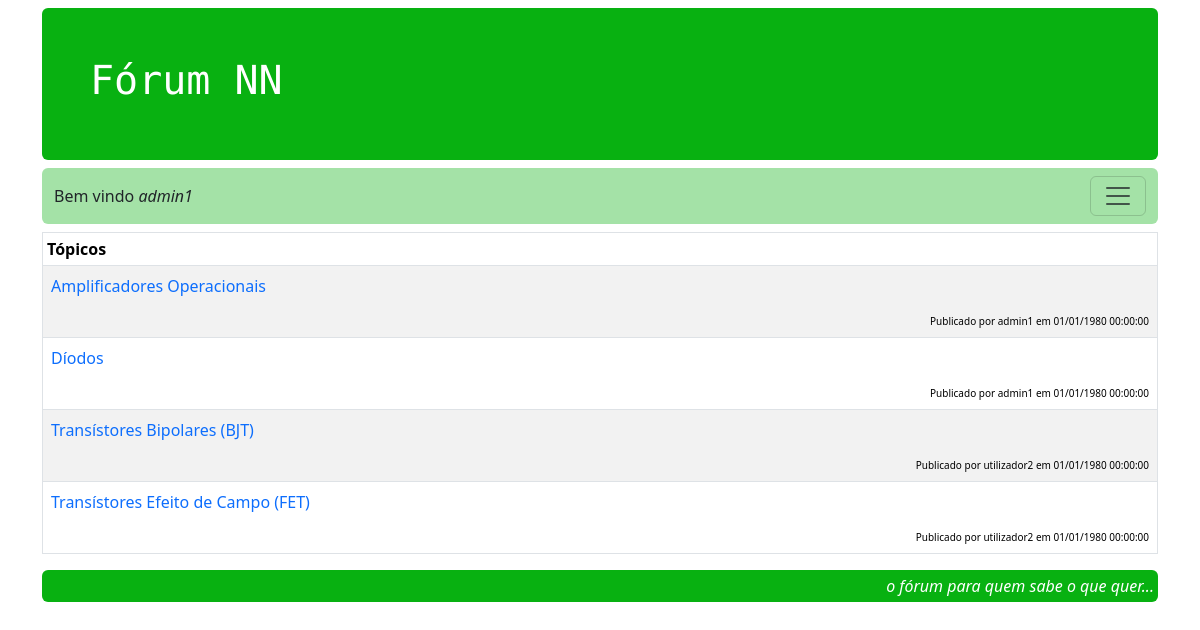
The page /topicos.php (signed in) on the database its author committed.
### tables this page shows
CREATE TABLE `t_topico` (
  `idtopico` int NOT NULL,
  `titulo` varchar(255) NOT NULL,
  `refidutilizador` int NOT NULL,
  `datatopico` timestamp NOT NULL DEFAULT CURRENT_TIMESTAMP
);

CREATE TABLE `t_utilizador` (
  `idutilizador` int NOT NULL,
  `utilizador` varchar(100) NOT NULL,
  `senha` varchar(100) NOT NULL,
  `tipo` int NOT NULL DEFAULT '1',
  `dataregisto` timestamp NOT NULL DEFAULT CURRENT_TIMESTAMP,
  `ativo` int NOT NULL DEFAULT '1'
);

### bd.php (called while the page is built, shortened)
<?php
    function ligarBD() {
        $servername = "localhost";
        $username = "root";
        $password = "mysql";
        $nomebd = "bdforum";
        try {
            $conn = new PDO("mysql:host=$servername;dbname=$nomebd", $username, $password);
            $conn->setAttribute(PDO::ATTR_ERRMODE, PDO::ERRMODE_EXCEPTION);
            return $conn;
        } catch(PDOException $e) {
            echo "Erro no acesso à base de dados: " . $e->getMessage();
            return null;
        }
    }
    function consultarBD($sql) {
        $conn = ligarBD();
        $stmt = $conn->prepare($sql);
        $stmt->execute();
        $stmt->setFetchMode(PDO::FETCH_ASSOC);
        $rs = $stmt->fetchAll();
        return $rs;
    }
?>

### topicos.php (the view, shortened to what this page needs)
<?php
    include_once('bd.php');
?>
<!DOCTYPE html>
<html lang="pt">
<head>
    <?php require_once('metadados.php') ?>
</head>
<body>
    <div class="container">
        <?php include_once('header.php'); ?>
        <?php include_once('navegacao.php'); ?>
        <table class="table table-sm table-striped table-hover table-bordered mt-2">
            <thead class="px-3">
                <tr>
                    <th scope="col">Tópicos</th>
                </tr>
            </thead>
            <tbody>
                <?php
                $sql = 'SELECT idtopico, titulo, datatopico, idutilizador, utilizador';
                $sql .= ' FROM t_topico JOIN t_utilizador ON';
                $sql .= ' t_topico.refidutilizador = t_utilizador.idutilizador';
                $sql .= ' ORDER BY titulo ASC';
                $rs = consultarBD($sql);
                foreach ($rs as $registo) {
                    $id_topico = $registo['idtopico'];
                    $titulo = $registo['titulo'];
                    $datatopico = date_format(date_create($registo['datatopico']),"d/m/Y H:i:s");
                    $utilizador = $registo['utilizador'];
                ?>
                    <tr>
                        <td class="p-2">
                            <p>
                                <a class="link-offset-3-hover link-underline
                                    link-underline-opacity-0 link-underline-opacity-75-hover"
                                    href="topico.php?id_topico=<?php echo $id_topico; ?>" >
                                    <?php echo $titulo; ?>
                                </a>
                            </p>
                            <p class="fw-light datas text-end pb-0">
                                Publicado por <?php echo $utilizador; ?> em <?php echo $datatopico; ?>
                            </p>
                        </td>
                    </tr>
                <?php
                }
                ?>
            </tbody>
        </table>
        <?php include_once('footer.php'); ?>
    </div>
</body>
</html>

### css/meu_estilo.css (style rules this page uses)
.datas { font-size: x-small; margin-bottom:auto; }

### rows shown on the page
t_topico: titulo "Amplificadores Operacionais", t_utilizador.utilizador "admin1", datatopico "01/01/1980 00:00:00"
t_topico: titulo "Díodos", t_utilizador.utilizador "admin1", datatopico "01/01/1980 00:00:00"
t_topico: titulo "Transístores Bipolares (BJT)", t_utilizador.utilizador "utilizador2", datatopico "01/01/1980 00:00:00"
t_topico: titulo "Transístores Efeito de Campo (FET)", t_utilizador.utilizador "utilizador2", datatopico "01/01/1980 00:00:00"

### other values the page prints
$_SESSION['utilizador'] "admin1"
